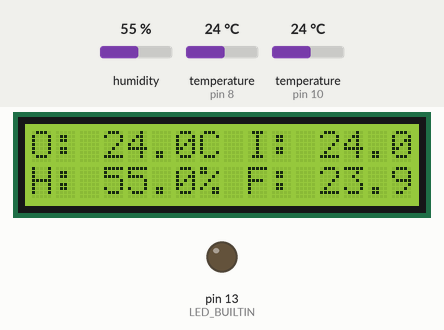
This sketch was run on a simulated Arduino Uno, built with avr-gcc and run on an emulated ATmega328P. Shown: 16×2 character LCD, output pins drawn as LEDs (lit = HIGH). The test bench sets the inputs (shaded band); at power-on: humidity 55 %, temperature (sensors on pin 10, pin 8) 24 °C.

Above: at 1.0 s.
6.8 s: humidity set to 22 %
At 13.7 s:
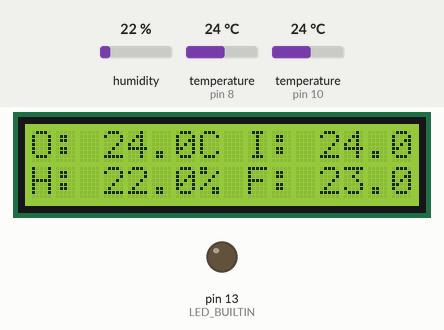
18.9 s: temperature (sensor on pin 10) set to 12 °C
At 25.2 s:
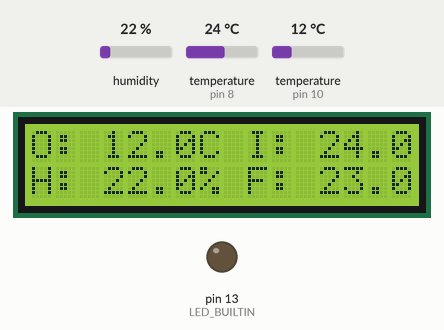
30.9 s: temperature (sensor on pin 8) set to 12 °C
At 36.7 s:
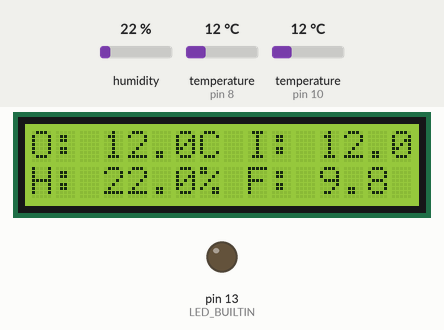
42.7 s: temperature (sensor on pin 10) set to 19 °C
At 49.4 s:
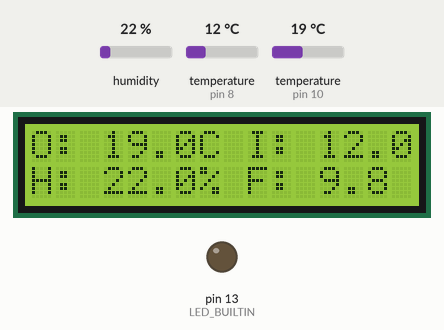
54.4 s: humidity set to 40 %
At 60.9 s:
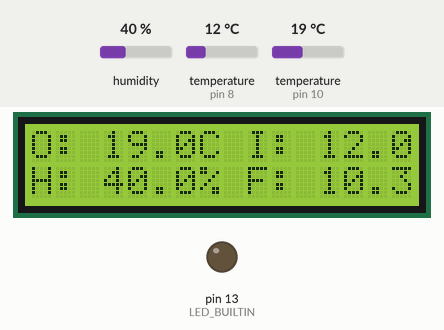
66.2 s: temperature (sensor on pin 10) set to 28 °C
At 72.5 s:
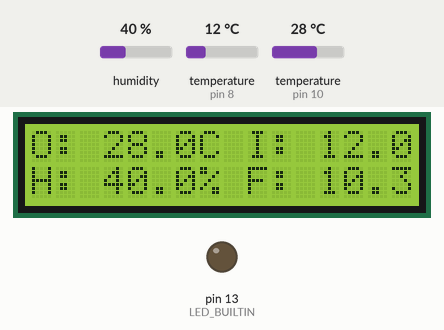
Timing chart, 0 to 78.9 s (numbered marks = the images above; inputs shaded):
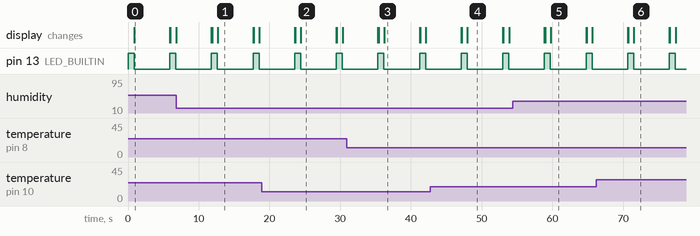

Measured:
- by itself, pin 13 (LED_BUILTIN): alternates HIGH for 0.85 s and LOW for 5.0 s
- what the display in image 0 shows lasts 5.0 s, from 0.9 s to 5.9 s

The sketch:

DualTemp-I2C-LCD.ino
```cpp
// Include the libraries we need
#include <avr/sleep.h>

#include <OneWire.h>
#include <DallasTemperature.h>
#include "DHT.h"
#include <LiquidCrystal_I2C.h>

#define BUTTON        2     // Pushbutton for wakeup
#define DHT11_PIN     8     // DHT11 is on this pin
#define DS18B20_PIN  10     // Dallas 18B20 is on this pin

#define DHTTYPE      DHT11  // DHT 11

// Set up for the Dallas DS18B20
OneWire oneWire(DS18B20_PIN);
DallasTemperature ds18B20(&oneWire);

// Set up for the DHT11
DHT dht11(DHT11_PIN, DHTTYPE);

LiquidCrystal_I2C lcd(0x27, 16, 2);  // set the LCD address to 0x27 for a 16 chars and 2 line display

void setup() {
  pinMode(LED_BUILTIN, OUTPUT);
  pinMode(BUTTON, INPUT);

  dht11.begin();
  ds18B20.begin();
}

void loop() {
  digitalWrite(LED_BUILTIN, HIGH);    // Turn the LED on
  lcd.init();

  // Both sensors return Celsius by default
  float d11h  = dht11.readHumidity();
  float d11t  = dht11.readTemperature();
  float d11hi = dht11.computeHeatIndex(d11t, d11h, false);  // isFahrenheit = false

  ds18B20.requestTemperatures();
  float ds18bt = ds18B20.getTempCByIndex(0);

  digitalWrite(LED_BUILTIN, LOW);     // Turn the LED off

  lcd.backlight();

  lcd.setCursor(0, 0);
  lcd.print("O: ");
  lcd.print(ds18bt, 1);
  lcd.print("C I: ");
  lcd.print(d11t, 1);
  lcd.print("C ");

  lcd.setCursor(0, 1);
  lcd.print("H: ");
  lcd.print(d11h, 1);
  lcd.print("% F: ");
  lcd.print(d11hi, 1);

  delay(5000);  // Show data for 5s
  lcd.noBacklight();
//  powerDown();
}

void powerDown() {
  sleep_enable();

  attachInterrupt(digitalPinToInterrupt(BUTTON), wakeUp, LOW);

  set_sleep_mode(SLEEP_MODE_ADC);

  sleep_mode();
  // At this point we're asleep...

  // ...On waking

  sleep_disable();
}

// Stop sleeping and detach the interrupt to stop it from
// repeatedly occurring
void wakeUp() {
  sleep_disable();
  detachInterrupt(digitalPinToInterrupt(BUTTON));
}
```
